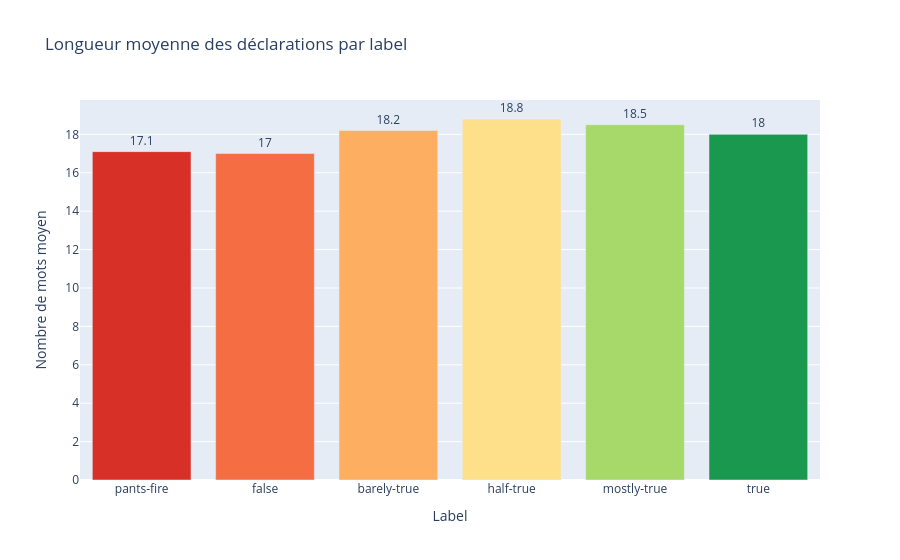

Notebook source saved alongside this figure:
### Markdown cell above
es déclarations sont en moyenne très courtes : seulement 18 mots.
75% des déclarations font moins de 22 mots ce qui confirme
que le dataset est composé majoritairement de phrases courtes.

Défi pour la modélisation : les textes courts contiennent
peu de contexte, ce qui rend la classification plus difficile.
C'est une des raisons pour lesquelles BERT sera plus performant
que TF-IDF — il capte mieux le sens avec peu de mots.

Valeur maximale de 467 mots : il existe quelques outliers
très longs qui pourraient perturber certains modèles.
On les gardera mais on en tiendra compte dans l'analyse des erreurs.

### Code cell
moyenne_par_label = (
    train.groupby("label")["nb_mots"]
    .mean()
    .reindex(ORDRE_LABELS)
    .round(1)
    .reset_index()
)
moyenne_par_label.columns = ["label", "moyenne_mots"]

fig = px.bar(
    moyenne_par_label,
    x="label",
    y="moyenne_mots",
    color="label",
    title="Longueur moyenne des déclarations par label",
    labels={"moyenne_mots": "Nombre de mots moyen", "label": "Label"},
    color_discrete_sequence=COULEURS,
    text="moyenne_mots"
)

fig.update_traces(textposition="outside")
fig.update_layout(showlegend=False)
fig.show()

### Figure 1 — Plotly figure (JSON) as saved in the notebook; plotly's stock layout.template omitted (floating-point values rounded to 4 significant figures)
{"data": [{"hovertemplate": "Label=%{x}<br>Nombre de mots moyen=%{text}<extra></extra>", "legendgroup": "pants-fire", "marker": {"color": "#d73027", "pattern": {"shape": ""}}, "name": "pants-fire", "orientation": "v", "showlegend": true, "text": [17.1], "textposition": "outside", "type": "bar", "x": ["pants-fire"], "xaxis": "x", "y": [17.1], "yaxis": "y"}, {"hovertemplate": "Label=%{x}<br>Nombre de mots moyen=%{text}<extra></extra>", "legendgroup": "false", "marker": {"color": "#f46d43", "pattern": {"shape": ""}}, "name": "false", "orientation": "v", "showlegend": true, "text": [17.0], "textposition": "outside", "type": "bar", "x": ["false"], "xaxis": "x", "y": [17.0], "yaxis": "y"}, {"hovertemplate": "Label=%{x}<br>Nombre de mots moyen=%{text}<extra></extra>", "legendgroup": "barely-true", "marker": {"color": "#fdae61", "pattern": {"shape": ""}}, "name": "barely-true", "orientation": "v", "showlegend": true, "text": [18.2], "textposition": "outside", "type": "bar", "x": ["barely-true"], "xaxis": "x", "y": [18.2], "yaxis": "y"}, {"hovertemplate": "Label=%{x}<br>Nombre de mots moyen=%{text}<extra></extra>", "legendgroup": "half-true", "marker": {"color": "#fee08b", "pattern": {"shape": ""}}, "name": "half-true", "orientation": "v", "showlegend": true, "text": [18.8], "textposition": "outside", "type": "bar", "x": ["half-true"], "xaxis": "x", "y": [18.8], "yaxis": "y"}, {"hovertemplate": "Label=%{x}<br>Nombre de mots moyen=%{text}<extra></extra>", "legendgroup": "mostly-true", "marker": {"color": "#a6d96a", "pattern": {"shape": ""}}, "name": "mostly-true", "orientation": "v", "showlegend": true, "text": [18.5], "textposition": "outside", "type": "bar", "x": ["mostly-true"], "xaxis": "x", "y": [18.5], "yaxis": "y"}, {"hovertemplate": "Label=%{x}<br>Nombre de mots moyen=%{text}<extra></extra>", "legendgroup": "true", "marker": {"color": "#1a9850", "pattern": {"shape": ""}}, "name": "true", "orientation": "v", "showlegend": true, "text": [18.0], "textposition": "outside", "type": "bar", "x": ["true"], "xaxis": "x", "y": [18.0], "yaxis": "y"}], "layout": {"barmode": "relative", "legend": {"title": {"text": "Label"}, "tracegroupgap": 0}, "showlegend": false, "title": {"text": "Longueur moyenne des déclarations par label"}, "xaxis": {"anchor": "y", "categoryarray": ["pants-fire", "false", "barely-true", "half-true", "mostly-true", "true"], "categoryorder": "array", "domain": [0, 1], "title": {"text": "Label"}}, "yaxis": {"anchor": "x", "domain": [0, 1], "title": {"text": "Nombre de mots moyen"}}}}
